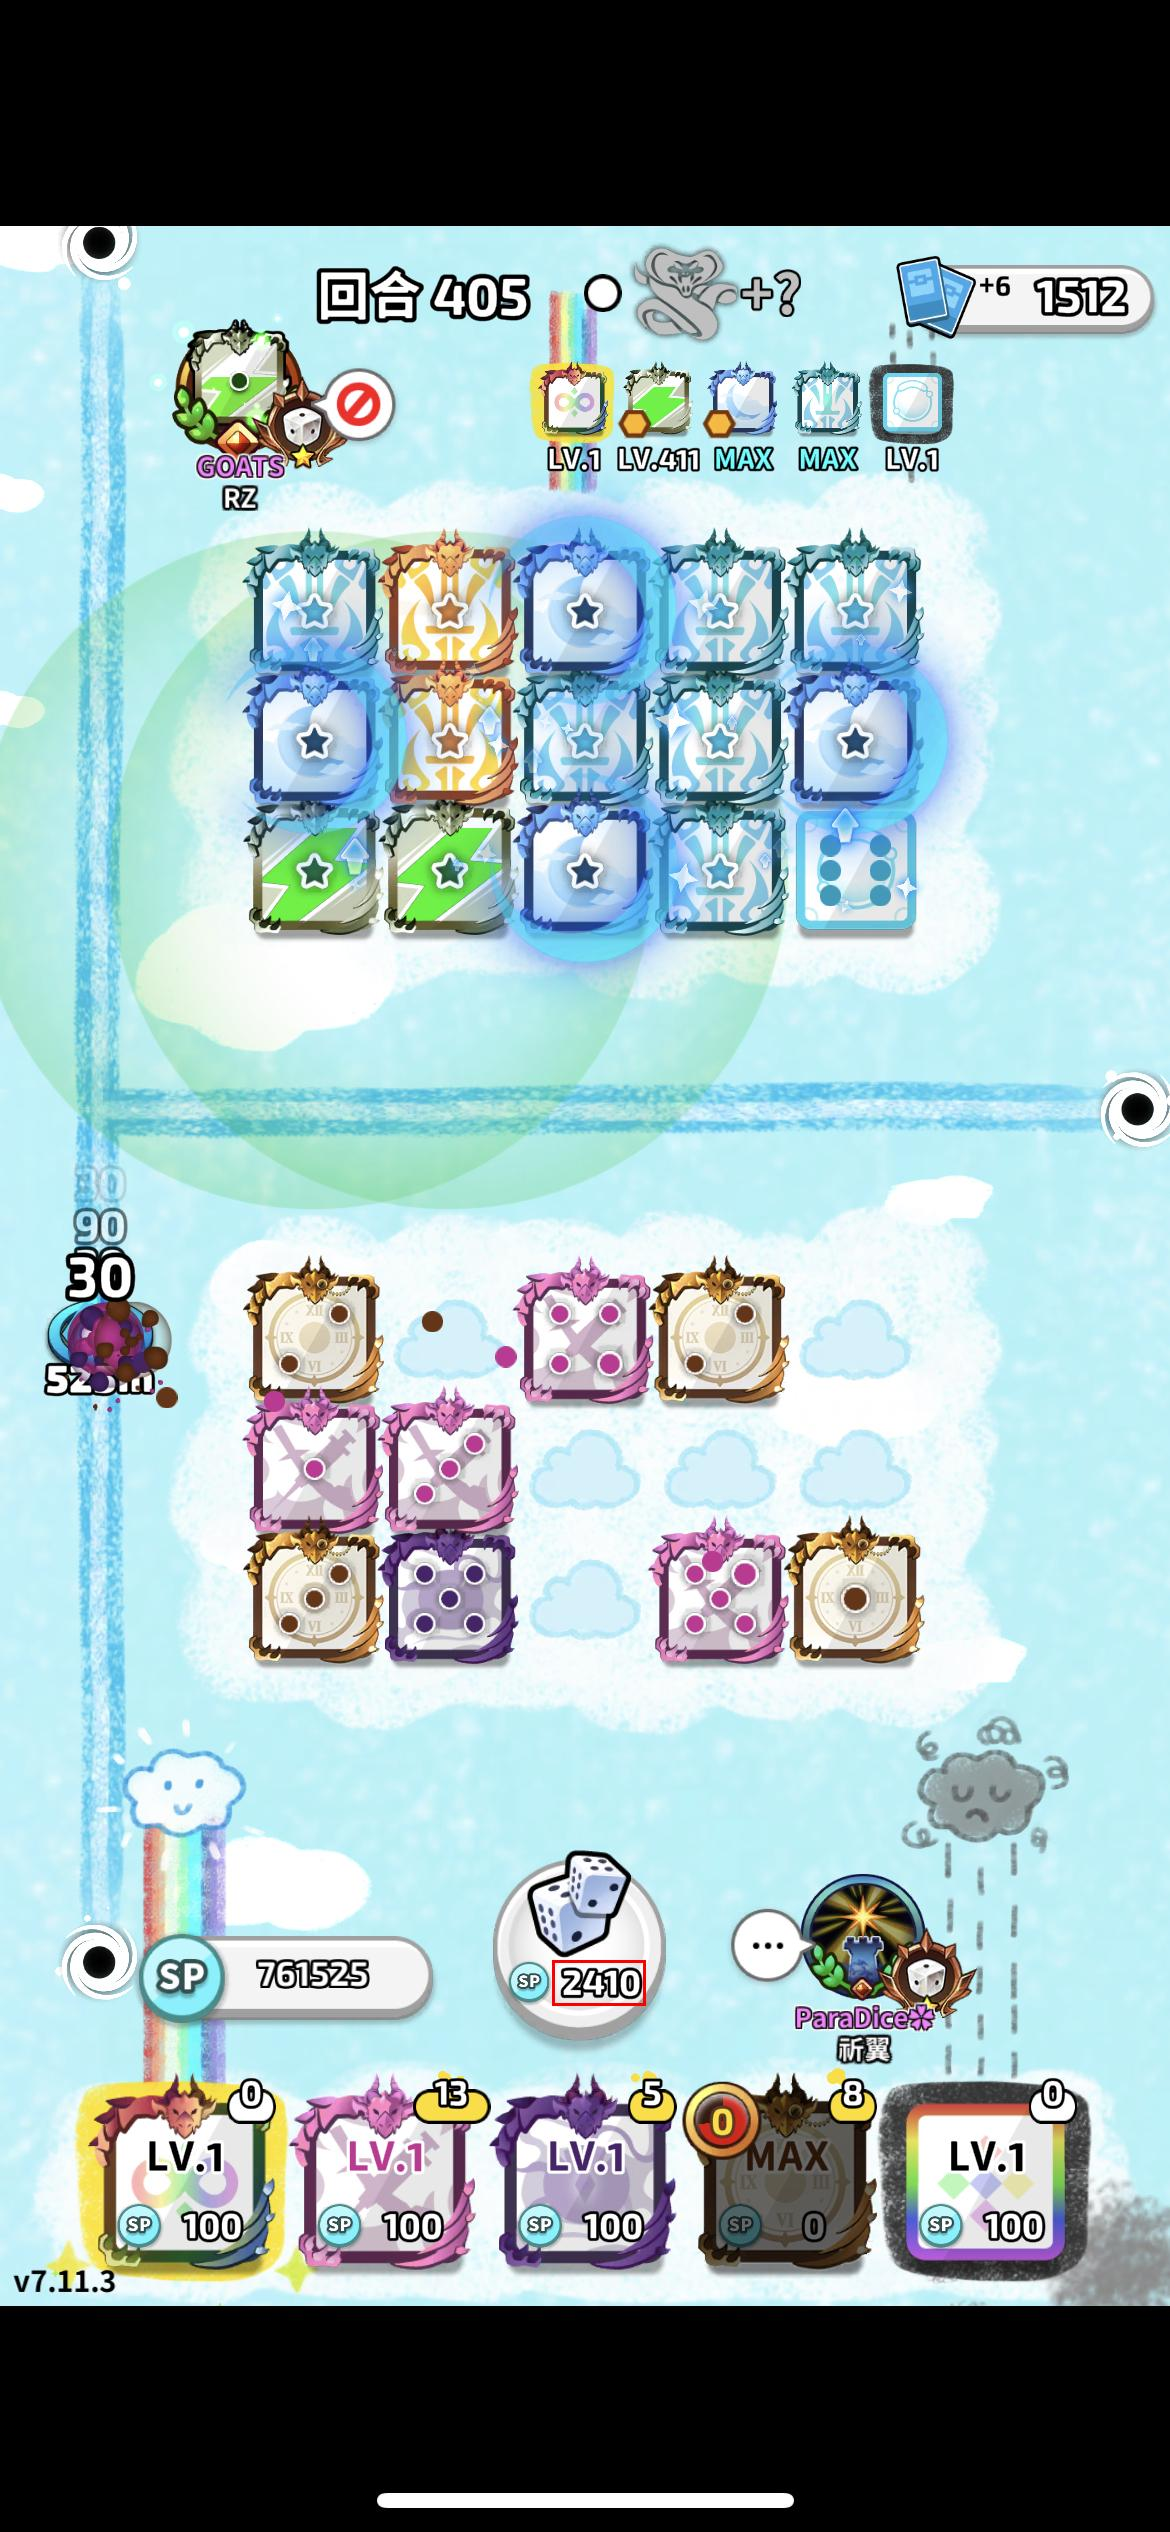

Write Python code to recreate this figure.
from PIL import Image, ImageDraw

def draw_red_box(image_path, left, top, width, height, output_path):
    with Image.open(image_path) as img:
        draw = ImageDraw.Draw(img)
        draw.rectangle((left, top, left + width, top + height), outline='red', width=3)
        img.save(output_path)
image_path = "1234.jpg"
output_path = "frame.jpg"
x1 = 230
y1 = 1950
w1 = 160
h1 = 45
x2 = 552
y2 = 1960
w2 = 93
h2 = 45

# draw_red_box(image_path, x1, y1, w1, h1, output_path)
# draw_red_box(image_path, x2, y2, w2, h2, output_path)